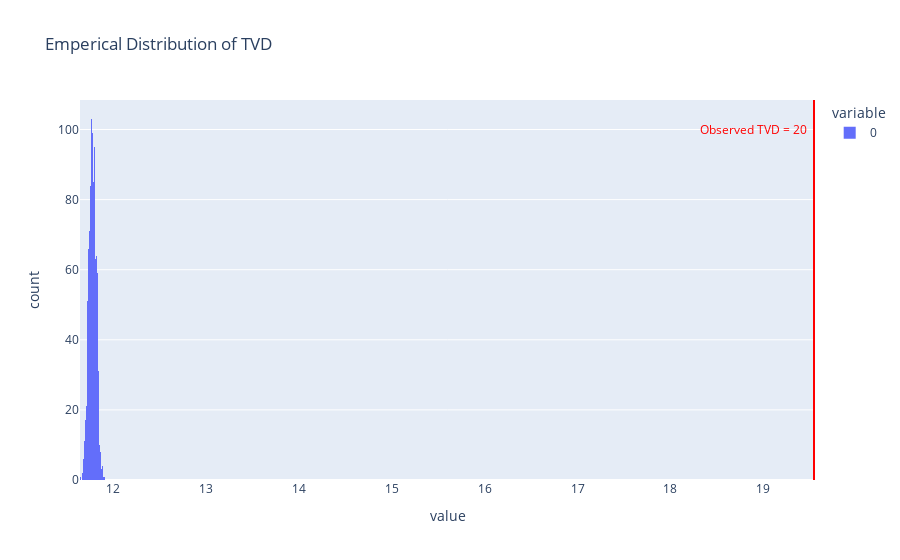

The notebook cell saved with this chart:
### Code cell
fig = px.histogram(tvds, title = 'Emperical Distribution of TVD')
fig.add_vline(x=observed, line_color='red')
fig.add_annotation(text=f'<span style="color:red">Observed TVD = {round(observed)}</span>',
                   x = observed - 0.65, showarrow=False, y = 100)
fig.show()

### Figure 1 — Plotly figure (JSON) as saved in the notebook; plotly's stock layout.template omitted (floating-point values rounded to 4 significant figures; data arrays with more than 128 entries replaced by an {"elided": "..."} marker saying what was removed)
{"data": [{"alignmentgroup": "True", "bingroup": "x", "hovertemplate": "variable=0<br>value=%{x}<br>count=%{y}<extra></extra>", "legendgroup": "0", "marker": {"color": "#636efa", "pattern": {"shape": ""}}, "name": "0", "offsetgroup": "0", "orientation": "v", "showlegend": true, "type": "histogram", "x": {"elided": "1000 float values"}, "xaxis": "x", "yaxis": "y"}], "layout": {"annotations": [{"showarrow": false, "text": "<span style=\"color:red\">Observed TVD = 20</span>", "x": 18.9, "y": 100}], "barmode": "relative", "legend": {"title": {"text": "variable"}, "tracegroupgap": 0}, "shapes": [{"line": {"color": "red"}, "type": "line", "x0": 19.55, "x1": 19.55, "xref": "x", "y0": 0, "y1": 1, "yref": "y domain"}], "title": {"text": "Emperical Distribution of TVD"}, "xaxis": {"anchor": "y", "domain": [0, 1], "title": {"text": "value"}}, "yaxis": {"anchor": "x", "domain": [0, 1], "title": {"text": "count"}}}}
